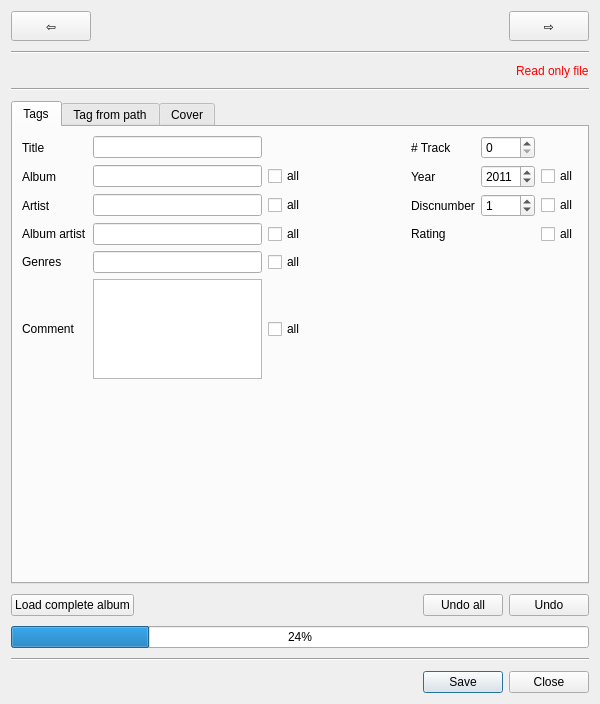
<?xml version="1.0" encoding="UTF-8"?>
<ui version="4.0">
 <class>GUI_TagEdit</class>
 <widget class="QWidget" name="GUI_TagEdit">
  <property name="geometry">
   <rect>
    <x>0</x>
    <y>0</y>
    <width>600</width>
    <height>704</height>
   </rect>
  </property>
  <layout class="QGridLayout" name="gridLayout">
   <property name="verticalSpacing">
    <number>10</number>
   </property>
   <item row="5" column="0">
    <widget class="QTabWidget" name="tab_widget">
     <property name="currentIndex">
      <number>0</number>
     </property>
     <widget class="QWidget" name="tab_tag">
      <attribute name="title">
       <string notr="true">Tags</string>
      </attribute>
      <layout class="QGridLayout" name="gridLayout_3">
       <item row="2" column="4">
        <widget class="QLabel" name="label_9">
         <property name="sizePolicy">
          <sizepolicy hsizetype="Preferred" vsizetype="Preferred">
           <horstretch>0</horstretch>
           <verstretch>0</verstretch>
          </sizepolicy>
         </property>
         <property name="text">
          <string>Discnumber</string>
         </property>
        </widget>
       </item>
       <item row="1" column="0">
        <widget class="QLabel" name="lab_album">
         <property name="text">
          <string notr="true">Album</string>
         </property>
        </widget>
       </item>
       <item row="2" column="2">
        <widget class="QCheckBox" name="cb_artist_all">
         <property name="focusPolicy">
          <enum>Qt::StrongFocus</enum>
         </property>
         <property name="text">
          <string notr="true">all</string>
         </property>
        </widget>
       </item>
       <item row="3" column="1">
        <widget class="Gui::LineEdit" name="le_album_artist">
         <property name="sizePolicy">
          <sizepolicy hsizetype="Preferred" vsizetype="Fixed">
           <horstretch>0</horstretch>
           <verstretch>0</verstretch>
          </sizepolicy>
         </property>
        </widget>
       </item>
       <item row="3" column="6">
        <widget class="QCheckBox" name="cb_rating_all">
         <property name="sizePolicy">
          <sizepolicy hsizetype="Maximum" vsizetype="Fixed">
           <horstretch>0</horstretch>
           <verstretch>0</verstretch>
          </sizepolicy>
         </property>
         <property name="text">
          <string notr="true">all</string>
         </property>
        </widget>
       </item>
       <item row="4" column="1">
        <widget class="Gui::LineEdit" name="le_genre">
         <property name="sizePolicy">
          <sizepolicy hsizetype="Preferred" vsizetype="Fixed">
           <horstretch>0</horstretch>
           <verstretch>0</verstretch>
          </sizepolicy>
         </property>
        </widget>
       </item>
       <item row="0" column="0">
        <widget class="QLabel" name="lab_track_title">
         <property name="text">
          <string notr="true">Title</string>
         </property>
        </widget>
       </item>
       <item row="4" column="2">
        <widget class="QCheckBox" name="cb_genre_all">
         <property name="text">
          <string notr="true">all</string>
         </property>
        </widget>
       </item>
       <item row="0" column="4">
        <widget class="QLabel" name="lab_track_num">
         <property name="sizePolicy">
          <sizepolicy hsizetype="Preferred" vsizetype="Preferred">
           <horstretch>0</horstretch>
           <verstretch>0</verstretch>
          </sizepolicy>
         </property>
         <property name="text">
          <string notr="true"># Track</string>
         </property>
        </widget>
       </item>
       <item row="5" column="1">
        <widget class="QPlainTextEdit" name="te_comment">
         <property name="sizePolicy">
          <sizepolicy hsizetype="Preferred" vsizetype="Expanding">
           <horstretch>0</horstretch>
           <verstretch>0</verstretch>
          </sizepolicy>
         </property>
         <property name="maximumSize">
          <size>
           <width>16777215</width>
           <height>100</height>
          </size>
         </property>
         <property name="tabChangesFocus">
          <bool>true</bool>
         </property>
        </widget>
       </item>
       <item row="4" column="0">
        <widget class="QLabel" name="lab_genres">
         <property name="text">
          <string notr="true">Genres</string>
         </property>
        </widget>
       </item>
       <item row="2" column="0">
        <widget class="QLabel" name="lab_artist">
         <property name="text">
          <string notr="true">Artist</string>
         </property>
        </widget>
       </item>
       <item row="1" column="6">
        <widget class="QCheckBox" name="cb_year_all">
         <property name="sizePolicy">
          <sizepolicy hsizetype="Maximum" vsizetype="Fixed">
           <horstretch>0</horstretch>
           <verstretch>0</verstretch>
          </sizepolicy>
         </property>
         <property name="focusPolicy">
          <enum>Qt::StrongFocus</enum>
         </property>
         <property name="layoutDirection">
          <enum>Qt::LeftToRight</enum>
         </property>
         <property name="text">
          <string notr="true">all</string>
         </property>
        </widget>
       </item>
       <item row="0" column="5">
        <widget class="QSpinBox" name="sb_track_num">
         <property name="maximum">
          <number>999</number>
         </property>
        </widget>
       </item>
       <item row="1" column="1">
        <widget class="Gui::LineEdit" name="le_album">
         <property name="sizePolicy">
          <sizepolicy hsizetype="Preferred" vsizetype="Fixed">
           <horstretch>0</horstretch>
           <verstretch>0</verstretch>
          </sizepolicy>
         </property>
        </widget>
       </item>
       <item row="3" column="4">
        <widget class="QLabel" name="lab_rating_descr">
         <property name="sizePolicy">
          <sizepolicy hsizetype="Preferred" vsizetype="Preferred">
           <horstretch>0</horstretch>
           <verstretch>0</verstretch>
          </sizepolicy>
         </property>
         <property name="text">
          <string notr="true">Rating</string>
         </property>
        </widget>
       </item>
       <item row="3" column="5">
        <widget class="Gui::RatingEditor" name="widget_rating" native="true"/>
       </item>
       <item row="0" column="1">
        <widget class="Gui::LineEdit" name="le_title">
         <property name="sizePolicy">
          <sizepolicy hsizetype="Preferred" vsizetype="Fixed">
           <horstretch>0</horstretch>
           <verstretch>0</verstretch>
          </sizepolicy>
         </property>
        </widget>
       </item>
       <item row="2" column="1">
        <widget class="Gui::LineEdit" name="le_artist">
         <property name="sizePolicy">
          <sizepolicy hsizetype="Preferred" vsizetype="Fixed">
           <horstretch>0</horstretch>
           <verstretch>0</verstretch>
          </sizepolicy>
         </property>
        </widget>
       </item>
       <item row="1" column="5">
        <widget class="QSpinBox" name="sb_year">
         <property name="minimum">
          <number>-1</number>
         </property>
         <property name="maximum">
          <number>2100</number>
         </property>
         <property name="value">
          <number>2011</number>
         </property>
        </widget>
       </item>
       <item row="3" column="0">
        <widget class="QLabel" name="lab_album_artist">
         <property name="text">
          <string>Album artist</string>
         </property>
        </widget>
       </item>
       <item row="6" column="1">
        <spacer name="verticalSpacer_3">
         <property name="orientation">
          <enum>Qt::Vertical</enum>
         </property>
         <property name="sizeHint" stdset="0">
          <size>
           <width>20</width>
           <height>40</height>
          </size>
         </property>
        </spacer>
       </item>
       <item row="5" column="0">
        <widget class="QLabel" name="lab_comment">
         <property name="text">
          <string>Comment</string>
         </property>
        </widget>
       </item>
       <item row="2" column="5">
        <widget class="QSpinBox" name="sb_discnumber">
         <property name="minimum">
          <number>0</number>
         </property>
         <property name="maximum">
          <number>1000</number>
         </property>
         <property name="value">
          <number>1</number>
         </property>
        </widget>
       </item>
       <item row="5" column="2">
        <widget class="QCheckBox" name="cb_comment_all">
         <property name="text">
          <string>all</string>
         </property>
        </widget>
       </item>
       <item row="2" column="6">
        <widget class="QCheckBox" name="cb_discnumber_all">
         <property name="sizePolicy">
          <sizepolicy hsizetype="Maximum" vsizetype="Fixed">
           <horstretch>0</horstretch>
           <verstretch>0</verstretch>
          </sizepolicy>
         </property>
         <property name="focusPolicy">
          <enum>Qt::StrongFocus</enum>
         </property>
         <property name="text">
          <string notr="true">all</string>
         </property>
        </widget>
       </item>
       <item row="1" column="2">
        <widget class="QCheckBox" name="cb_album_all">
         <property name="focusPolicy">
          <enum>Qt::StrongFocus</enum>
         </property>
         <property name="text">
          <string notr="true">all</string>
         </property>
        </widget>
       </item>
       <item row="3" column="2">
        <widget class="QCheckBox" name="cb_album_artist_all">
         <property name="text">
          <string notr="true">all</string>
         </property>
        </widget>
       </item>
       <item row="1" column="4">
        <widget class="QLabel" name="lab_year">
         <property name="sizePolicy">
          <sizepolicy hsizetype="Preferred" vsizetype="Preferred">
           <horstretch>0</horstretch>
           <verstretch>0</verstretch>
          </sizepolicy>
         </property>
         <property name="text">
          <string notr="true">Year</string>
         </property>
        </widget>
       </item>
       <item row="1" column="3">
        <spacer name="horizontalSpacer_5">
         <property name="orientation">
          <enum>Qt::Horizontal</enum>
         </property>
         <property name="sizeType">
          <enum>QSizePolicy::MinimumExpanding</enum>
         </property>
         <property name="sizeHint" stdset="0">
          <size>
           <width>100</width>
           <height>20</height>
          </size>
         </property>
        </spacer>
       </item>
      </layout>
     </widget>
     <widget class="QWidget" name="tab_from_path">
      <attribute name="title">
       <string>Tag from path</string>
      </attribute>
      <layout class="QGridLayout" name="gridLayout_8"/>
     </widget>
     <widget class="QWidget" name="tab_cover">
      <attribute name="title">
       <string notr="true">Cover</string>
      </attribute>
      <layout class="QGridLayout" name="gridLayout_2"/>
     </widget>
    </widget>
   </item>
   <item row="9" column="0">
    <widget class="QProgressBar" name="pb_progress">
     <property name="value">
      <number>24</number>
     </property>
    </widget>
   </item>
   <item row="4" column="0">
    <widget class="Line" name="line">
     <property name="orientation">
      <enum>Qt::Horizontal</enum>
     </property>
    </widget>
   </item>
   <item row="1" column="0">
    <widget class="Line" name="line_4">
     <property name="orientation">
      <enum>Qt::Horizontal</enum>
     </property>
    </widget>
   </item>
   <item row="2" column="0">
    <layout class="QHBoxLayout" name="horizontalLayout_3">
     <item>
      <widget class="QLabel" name="lab_filepath">
       <property name="sizePolicy">
        <sizepolicy hsizetype="MinimumExpanding" vsizetype="Preferred">
         <horstretch>0</horstretch>
         <verstretch>0</verstretch>
        </sizepolicy>
       </property>
       <property name="text">
        <string/>
       </property>
       <property name="textFormat">
        <enum>Qt::RichText</enum>
       </property>
       <property name="alignment">
        <set>Qt::AlignCenter</set>
       </property>
       <property name="wordWrap">
        <bool>true</bool>
       </property>
       <property name="openExternalLinks">
        <bool>true</bool>
       </property>
       <property name="textInteractionFlags">
        <set>Qt::LinksAccessibleByMouse|Qt::TextSelectableByMouse</set>
       </property>
      </widget>
     </item>
     <item>
      <widget class="QLabel" name="lab_read_only">
       <property name="styleSheet">
        <string notr="true">color: red;</string>
       </property>
       <property name="text">
        <string>Read only file</string>
       </property>
      </widget>
     </item>
    </layout>
   </item>
   <item row="0" column="0">
    <layout class="QHBoxLayout" name="horizontalLayout">
     <item>
      <widget class="QPushButton" name="btn_prev">
       <property name="minimumSize">
        <size>
         <width>30</width>
         <height>30</height>
        </size>
       </property>
       <property name="focusPolicy">
        <enum>Qt::StrongFocus</enum>
       </property>
       <property name="text">
        <string notr="true">⇦</string>
       </property>
       <property name="flat">
        <bool>false</bool>
       </property>
      </widget>
     </item>
     <item>
      <spacer name="horizontalSpacer_3">
       <property name="orientation">
        <enum>Qt::Horizontal</enum>
       </property>
       <property name="sizeHint" stdset="0">
        <size>
         <width>40</width>
         <height>20</height>
        </size>
       </property>
      </spacer>
     </item>
     <item>
      <widget class="QLabel" name="lab_track_index">
       <property name="text">
        <string/>
       </property>
       <property name="alignment">
        <set>Qt::AlignCenter</set>
       </property>
      </widget>
     </item>
     <item>
      <spacer name="horizontalSpacer_2">
       <property name="orientation">
        <enum>Qt::Horizontal</enum>
       </property>
       <property name="sizeHint" stdset="0">
        <size>
         <width>40</width>
         <height>20</height>
        </size>
       </property>
      </spacer>
     </item>
     <item>
      <widget class="QPushButton" name="btn_next">
       <property name="minimumSize">
        <size>
         <width>30</width>
         <height>30</height>
        </size>
       </property>
       <property name="focusPolicy">
        <enum>Qt::StrongFocus</enum>
       </property>
       <property name="text">
        <string notr="true">⇨</string>
       </property>
       <property name="flat">
        <bool>false</bool>
       </property>
      </widget>
     </item>
    </layout>
   </item>
   <item row="11" column="0">
    <widget class="QDialogButtonBox" name="buttonBox">
     <property name="standardButtons">
      <set>QDialogButtonBox::Close|QDialogButtonBox::Save</set>
     </property>
    </widget>
   </item>
   <item row="6" column="0">
    <layout class="QHBoxLayout" name="horizontalLayout_2">
     <property name="spacing">
      <number>6</number>
     </property>
     <item>
      <widget class="QPushButton" name="btnLoadCompleteAlbum">
       <property name="text">
        <string notr="true">Load complete album</string>
       </property>
      </widget>
     </item>
     <item>
      <spacer name="horizontalSpacer">
       <property name="orientation">
        <enum>Qt::Horizontal</enum>
       </property>
       <property name="sizeHint" stdset="0">
        <size>
         <width>40</width>
         <height>20</height>
        </size>
       </property>
      </spacer>
     </item>
     <item>
      <widget class="QPushButton" name="btnUndoAll">
       <property name="text">
        <string>Undo all</string>
       </property>
      </widget>
     </item>
     <item>
      <widget class="QPushButton" name="btnUndo">
       <property name="text">
        <string notr="true">Undo</string>
       </property>
      </widget>
     </item>
    </layout>
   </item>
   <item row="10" column="0">
    <widget class="Line" name="line_5">
     <property name="orientation">
      <enum>Qt::Horizontal</enum>
     </property>
    </widget>
   </item>
  </layout>
 </widget>
 <customwidgets>
  <customwidget>
   <class>Gui::RatingEditor</class>
   <extends>QWidget</extends>
   <header>Gui/Utils/Widgets/RatingLabel.h</header>
   <container>1</container>
  </customwidget>
  <customwidget>
   <class>Gui::LineEdit</class>
   <extends>QLineEdit</extends>
   <header>Gui/Utils/Widgets/LineEdit.h</header>
  </customwidget>
 </customwidgets>
 <tabstops>
  <tabstop>le_title</tabstop>
  <tabstop>le_album</tabstop>
  <tabstop>cb_album_all</tabstop>
  <tabstop>le_artist</tabstop>
  <tabstop>cb_artist_all</tabstop>
  <tabstop>le_album_artist</tabstop>
  <tabstop>cb_album_artist_all</tabstop>
  <tabstop>le_genre</tabstop>
  <tabstop>cb_genre_all</tabstop>
  <tabstop>te_comment</tabstop>
  <tabstop>cb_comment_all</tabstop>
  <tabstop>sb_track_num</tabstop>
  <tabstop>sb_year</tabstop>
  <tabstop>cb_year_all</tabstop>
  <tabstop>sb_discnumber</tabstop>
  <tabstop>cb_discnumber_all</tabstop>
  <tabstop>cb_rating_all</tabstop>
  <tabstop>btn_prev</tabstop>
  <tabstop>btn_next</tabstop>
  <tabstop>tab_widget</tabstop>
  <tabstop>btnLoadCompleteAlbum</tabstop>
 </tabstops>
 <resources/>
 <connections/>
</ui>
